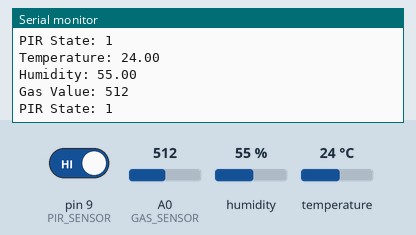
Bench run of a sketch on a simulated Arduino Uno, built with avr-gcc and run on an emulated ATmega328P. On the bench: the last lines printed to the serial monitor. Inputs (shaded band) come from the test bench; at power-on: humidity 55 %, A0 (GAS_SENSOR) = 512, pin 9 (PIR_SENSOR) HIGH, temperature 24 °C.

Above: at 1.8 s.
1.9 s: humidity set to 22 %
At 3.3 s:
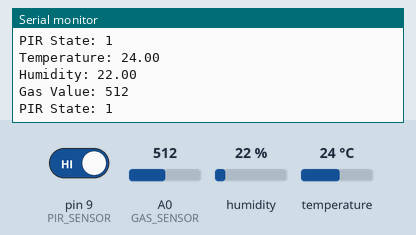
3.4 s: A0 (GAS_SENSOR) set to 716
At 4.7 s:
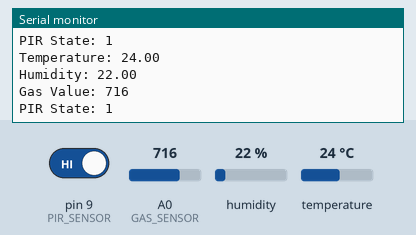
4.9 s: pin 9 (PIR_SENSOR) driven LOW
At 5.9 s:
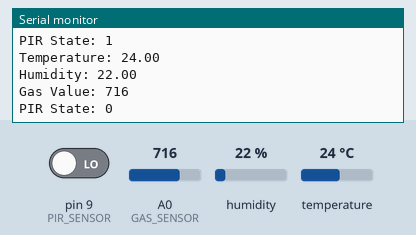
6.4 s: temperature set to 12 °C
7.9 s: A0 (GAS_SENSOR) set to 900
At 9.3 s:
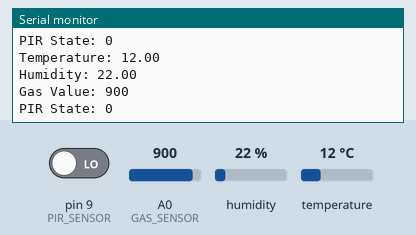
9.4 s: humidity set to 40 %
At 10.6 s:
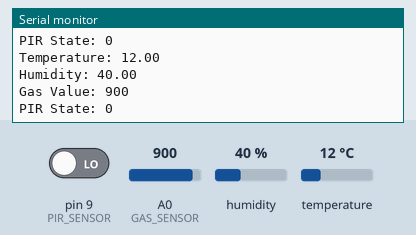
Timing chart, 0 to 11.9 s (numbered marks = the images above; inputs shaded):
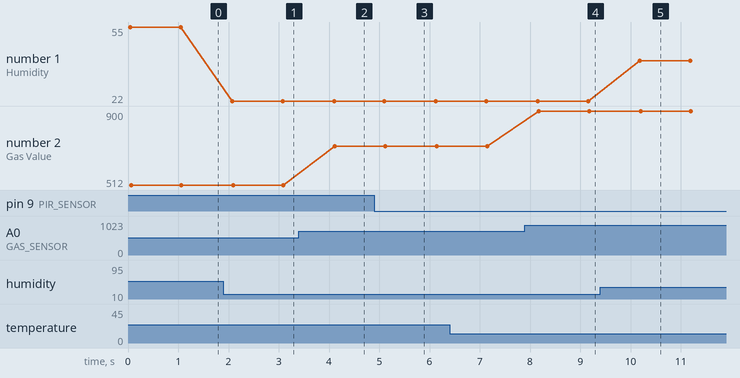

The sketch:

3Sensors.ino
```cpp
#include <DHT.h>

#define DHTPIN 2
#define DHTTYPE DHT11
#define GAS_SENSOR A0
#define PIR_SENSOR 9

DHT dht(DHTPIN, DHTTYPE);

void setup() {
  Serial.begin(9600);
  dht.begin();
  pinMode(GAS_SENSOR, INPUT);
  pinMode(PIR_SENSOR, INPUT);
}

void loop() {

  float temperature = dht.readTemperature();
  float humidity = dht.readHumidity();

  int gasValue = analogRead(GAS_SENSOR);

  int pirState = digitalRead(PIR_SENSOR);

  Serial.print("Temperature: ");
  Serial.println(temperature);
  Serial.print("Humidity: ");
  Serial.println(humidity);
  Serial.print("Gas Value: ");
  Serial.println(gasValue);
  Serial.print("PIR State: ");
  Serial.println(pirState);

  delay(1000);
}
```

Measured:
- after the input at 1.9 s, the serial monitor: prints a new line after 0.17 s (image 1)
- after the input at 3.4 s, the serial monitor: prints a new line after 0.72 s (image 2)
- after the input at 4.9 s, the serial monitor: prints a new line after 0.24 s (image 3)
- after the input at 7.9 s, the serial monitor: prints a new line after 0.27 s (image 4)
- after the input at 9.4 s, the serial monitor: prints a new line after 0.78 s (image 5)
- plotted number 1: 55 → 22 after the input at 1.9 s, 22 → 40 after the input at 9.4 s
- plotted number 2: 512 → 716 after the input at 3.4 s, 716 → 900 after the input at 7.9 s
